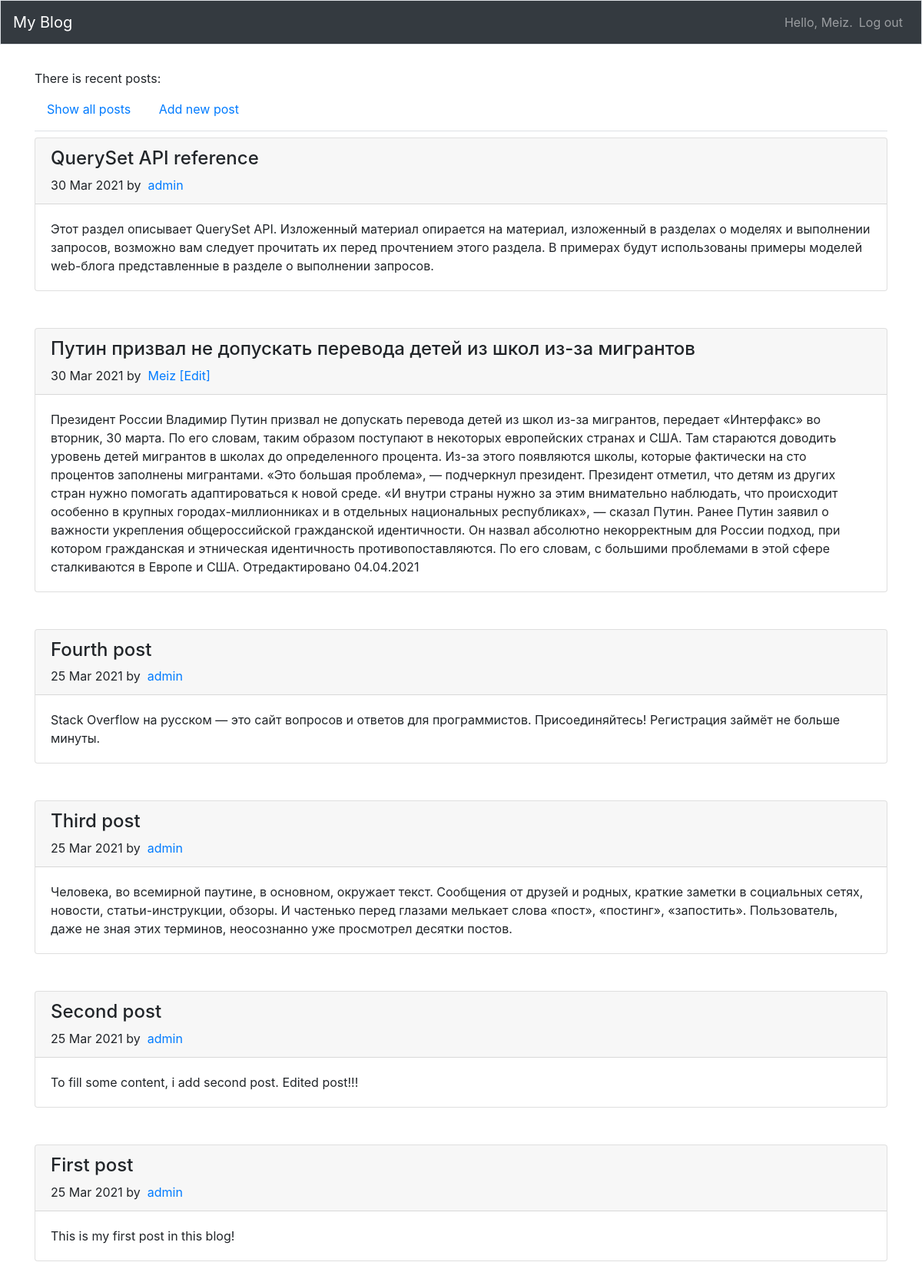
Screenshot of /?show_all=True (signed in) with the database file from the repository.
### blogs/models.py (models this page shows, shortened)
class BlogPost(models.Model):
    owner = models.ForeignKey(User, on_delete=models.CASCADE)
    title = models.CharField(max_length=100)
    text = models.TextField()
    date_added = models.DateTimeField(auto_now_add=True)

### blogs/views.py (the view)
# urls.py: path('', views.summary, name='summary'),
def summary(request):
    try:
        show_all = True if request.GET['show_all'] == 'True' else False
    except KeyError:
        show_all = False
    if show_all:
        posts = BlogPost.objects.order_by('-date_added')
    else:
        posts = []
        for user in User.objects.all():
            posts += BlogPost.objects.filter(owner=user).order_by('-date_added')[:1]
    context = {'posts': posts}
    return render(request, 'blogs/index.html', context)

### blogs/templates/blogs/index.html
{% extends 'blogs/base.html' %}
{% load bootstrap4 %}
{% block page_header %}
    <div class="nav-item align-content-lg-center">
        <span class="navbar-text">There is recent posts: </span>
    </div>
    <div class="nav-item d-inline-flex">
        <a class="nav-link" href="{% url 'blogs:summary' %}?show_all=True">Show all posts</a>
    </div>
    <div class="nav-item d-inline-flex">
        {% if user.is_authenticated %}
            <a class="nav-link" href="{% url 'blogs:new_post' %}">Add new post</a>
        {% endif %}
    </div>
{% endblock page_header %}
{% block content %}
<div>
      {% for post in posts %}
        <div class="card mb-5">
          <div class="card-header">
              <h4>{{ post.title }}</h4>
              <span class="d-inline-flex">
                  {{ post.date_added|date:'d M Y' }}
              </span>
              <span class="d-inline-flex mr-auto">
                by &nbsp;
                <a href="{% url 'blogs:users_posts' %}?user={{ post.owner }}"
                   title="Все посты {{ post.owner }}">
                    {{ post.owner }}
                </a>
              </span>
              {% if post.owner.id == user.id %}
                <span class="d-inline-flex">
                    <a href="{% url 'blogs:edit_post' %}?post_id={{ post.id }}">[Edit]</a>
                </span>
              {% endif %}
          </div>
          <div class="card-body">
            {{ post.text }}
          </div>
        </div>
      {% empty %}
        <p>No posts yet</p>
      {% endfor %}
</div>
{% endblock content %}

### blogs/templates/blogs/base.html (shortened to what this page needs)
{% load bootstrap4 %}
<!doctype html>
<html lang="en">
<head>
    {% bootstrap_css %}
</head>
<body>
    <nav class="navbar navbar-expand-md navbar-dark bg-dark mb-4 border">
        <a class="navbar-brand" href="{%  url 'blogs:summary' %}">My Blog</a>
        <div class="collapse navbar-collapse" id="navbarCollapse">
            <ul class="navbar-nav ml-auto">
                {% if user.is_authenticated %}
                    <li class="nav-item">
                        <span class="navbar-text"> Hello, {{ user.username }}.</span>
                    </li>
                    <li class="nav-item">
                        <a class="nav-link" href="{% url 'users:logout' %}">Log out</a>
                    </li>
                {% else %}
                    <a class="nav-link" href="{% url 'users:login' %}">Log in</a>
                    <span class="navbar-text"> or </span>
                    <a class="nav-link" href="{% url 'users:register' %}">Register</a>
                {% endif %}
            </ul>
        </div>
    </nav>
    <main role="main" class="container">
        <div class="pb-2 mb-2 border-bottom">
            {% block page_header %}{% endblock page_header %}
        </div>
        <div>
            {% block content %}{% endblock content %}
        </div>
    </main>
</body>
</html>

### rows the page displays
BlogPost: title "QuerySet API reference", date_added "30 Mar 2021", owner "admin", text "Этот раздел описывает QuerySet API. Изложенный материал опирается на материал, изложенный в разделах о моделях и выполнении запросов, возможно вам следует прочитать их перед прочтением этого раздела. В примерах будут использованы примеры моделей web-блога представленные в разделе о выполнении запросов."
BlogPost: title "Путин призвал не допускать перевода детей из школ из-за мигрантов", date_added "30 Mar 2021", owner "Meiz", text "Президент России Владимир Путин призвал не допускать перевода детей из школ из-за мигрантов, передает «Интерфакс» во вторник, 30 марта. По его словам, таким образом поступают в некоторых европейских странах и США. Там стараются доводить уровень детей мигрантов в школах до определенного процента. Из-за этого появляются школы, которые фактически на сто процентов заполнены мигрантами. «Это большая проблема», — подчеркнул президент. Президент отметил, что детям из других стран нужно помогать адаптироваться к новой среде. «И внутри страны нужно за этим внимательно наблюдать, что происходит особенно в крупных городах-миллионниках и в отдельных национальных республиках», — сказал Путин. Ранее…"
BlogPost: title "Fourth post", date_added "25 Mar 2021", owner "admin", text "Stack Overflow на русском — это сайт вопросов и ответов для программистов. Присоединяйтесь! Регистрация займёт не больше минуты."
BlogPost: title "Third post", date_added "25 Mar 2021", owner "admin", text "Человека, во всемирной паутине, в основном, окружает текст. Сообщения от друзей и родных, краткие заметки в социальных сетях, новости, статьи-инструкции, обзоры. И частенько перед глазами мелькает слова «пост», «постинг», «запостить». Пользователь, даже не зная этих терминов, неосознанно уже просмотрел десятки постов."
BlogPost: title "Second post", date_added "25 Mar 2021", owner "admin", text "To fill some content, i add second post. Edited post!!!"
BlogPost: title "First post", date_added "25 Mar 2021", owner "admin", text "This is my first post in this blog!"

### other values shown
{{ user.username }} "Meiz"
